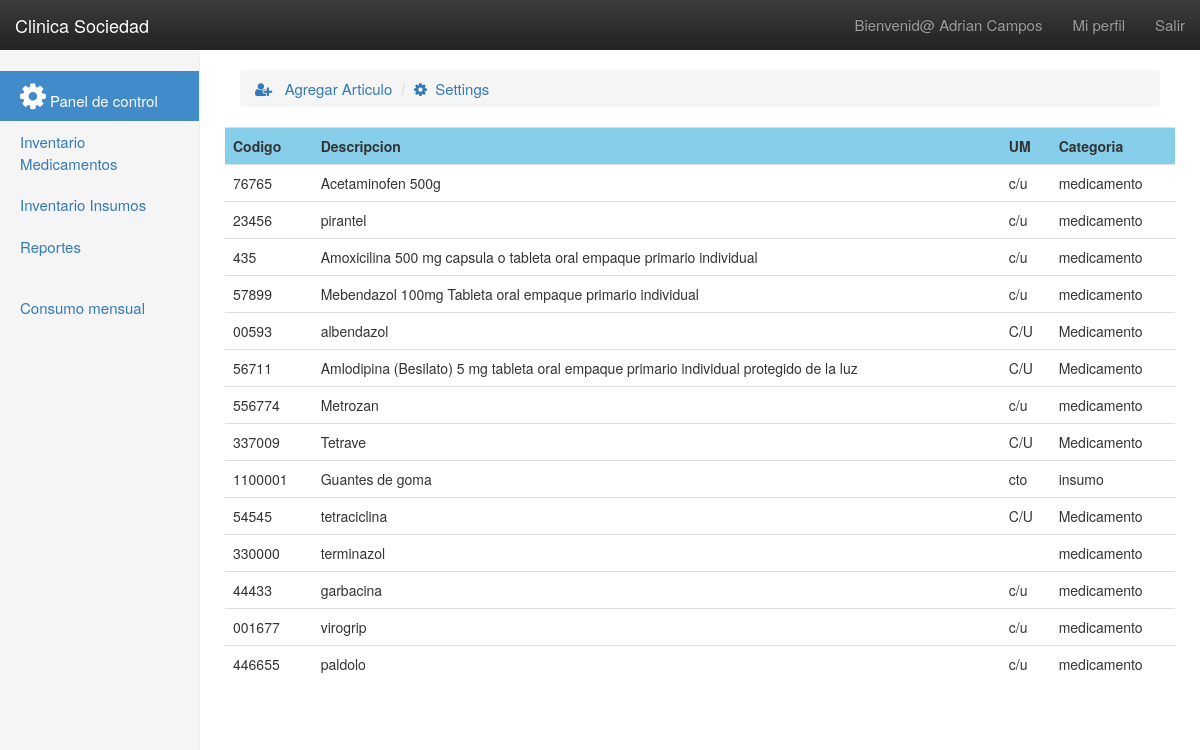
The app's page /setting_articulo.php (signed in) with its own data.
### tables this page shows
CREATE TABLE `articulo` (
  `id_producto` int(100) NOT NULL,
  `codigo` varchar(100) NOT NULL,
  `descripcion` varchar(150) NOT NULL,
  `UM` varchar(5) NOT NULL,
  `tipo` varchar(15) NOT NULL
);

### setting_articulo.php (the view, shortened to what this page needs)
<?php
  include("cabecera.php");
  include("nav-menu.php");
  include("aside-menu.php");
?>
<div class="col-sm-9 col-sm-offset-3 col-md-10 col-md-offset-2 main">
  <nav aria-label="breadcrumb" role="navigation">
  <ol class="breadcrumb">
    <li class="breadcrumb-item"><a href="registro_articulos.php"><i class="fa fa-user-plus" aria-hidden="true"></i>
&nbsp; Agregar Articulo</a></li>
    <li class="breadcrumb-item active" aria-current="page"><a href="setting_articulo.php"><i class="fa fa-cog" aria-hidden="true"></i>&nbsp; Settings</a></li>
  </ol>
</nav>
    <div class="row">
      <table class="table table-hover ">
                <tr class="thead">
                  <th >
                    Codigo
                  </th>
                  <th>
                    Descripcion
                  </th>
                  <th>
                    UM
                  </th>
                  <th>
                    Categoria
                  </th>
                </tr>
                <?php
                  include("conectar.php");
                  $sql_select = "SELECT codigo, descripcion, UM, tipo from articulo";
                  $result = mysqli_query($link,$sql_select);
                  while($mostrar=mysqli_fetch_array($result)){
                 ?>
                 <tr>
                    <td><?php echo $mostrar['codigo'] ?></td>
                    <td><?php echo $mostrar['descripcion'] ?></td>
                    <td><?php echo $mostrar['UM'] ?></td>
                    <td><?php echo $mostrar['tipo'] ?></td>
                 </tr>
                 <?php
                  }
                  ?>
              </table>
    </div>
         </div>
  </body>
 </html>

### css/dashboard.css (style rules this page uses)
.main { padding: 20px; }
@media (min-width: 768px) { .main { padding-right: 40px; padding-left: 40px; } }

### aside-menu.php (style rules this page uses)
a { font-size: 15px; }

### setting_articulo.php (style rules this page uses)
.thead { background-color: skyblue; }

### records on screen
articulo: codigo "76765", descripcion "Acetaminofen 500g", UM "c/u", tipo "medicamento"
articulo: codigo "23456", descripcion "pirantel", UM "c/u", tipo "medicamento"
articulo: codigo "435", descripcion "Amoxicilina 500 mg capsula o tableta oral empaque primario individual", UM "c/u", tipo "medicamento"
articulo: codigo "57899", descripcion "Mebendazol 100mg Tableta oral empaque primario individual", UM "c/u", tipo "medicamento"
articulo: codigo "00593", descripcion "albendazol", UM "C/U", tipo "Medicamento"
articulo: codigo "56711", descripcion "Amlodipina (Besilato) 5 mg tableta oral empaque primario individual protegido de la luz", UM "C/U", tipo "Medicamento"
articulo: codigo "556774", descripcion "Metrozan", UM "c/u", tipo "medicamento"
articulo: codigo "337009", descripcion "Tetrave", UM "C/U", tipo "Medicamento"
articulo: codigo "1100001", descripcion "Guantes de goma", UM "cto", tipo "insumo"
articulo: codigo "54545", descripcion "tetraciclina", UM "C/U", tipo "Medicamento"
articulo: codigo "330000", descripcion "terminazol", tipo "medicamento"
articulo: codigo "44433", descripcion "garbacina", UM "c/u", tipo "medicamento"
articulo: codigo "001677", descripcion "virogrip", UM "c/u", tipo "medicamento"
articulo: codigo "446655", descripcion "paldolo", UM "c/u", tipo "medicamento"

### other values on screen
$_SESSION["nombre"] "Adrian Campos"
